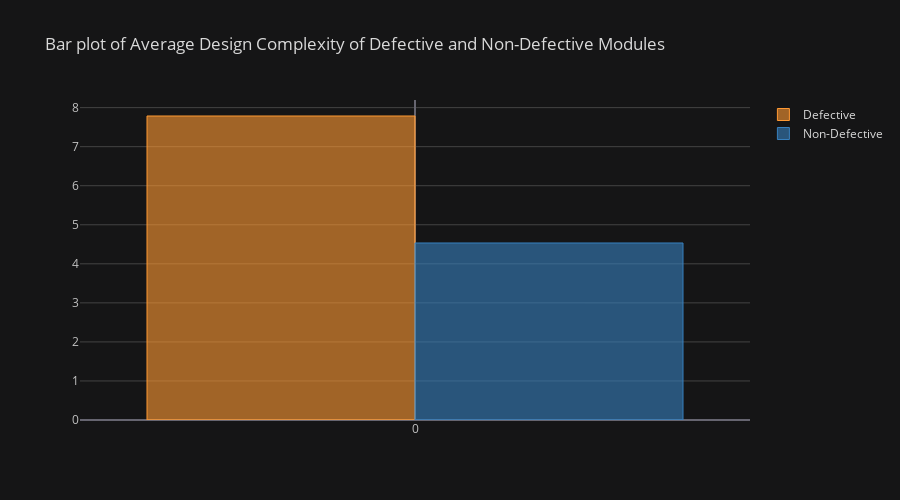

The code cell stored with this chart in its notebook:
### Markdown cell above
### Bar Plot

Bar plot is a way of showing the distribution of the data over a categorical variable. One axis of the plot shows the specific categories being compared, and the other axis represents a measured value. For example, we will take a look at the distribution of the average design complexity score between defective and non-defective modules.

### Code cell
avg_design_complexity_of_defective = defective_group["DESIGN_COMPLEXITY"].mean()
avg_design_complexity_of_non_defective = non_defective_group["DESIGN_COMPLEXITY"].mean()

pd.DataFrame({
    "Defective": [avg_design_complexity_of_defective],
    "Non-Defective": [avg_design_complexity_of_non_defective]
}).iplot(
    kind='bar',
    title='Bar plot of Average Design Complexity of Defective and Non-Defective Modules',
    dimensions=(900, 500),
    theme="solar"
)

### Figure 1 — Plotly figure (JSON) as saved in the notebook; plotly's stock layout.template omitted (floating-point values rounded to 4 significant figures)
{"data": [{"marker": {"color": "rgba(255, 153, 51, 0.6)", "line": {"color": "rgba(255, 153, 51, 1.0)", "width": 1}}, "name": "Defective", "orientation": "v", "text": "", "type": "bar", "x": [0], "y": [7.786]}, {"marker": {"color": "rgba(55, 128, 191, 0.6)", "line": {"color": "rgba(55, 128, 191, 1.0)", "width": 1}}, "name": "Non-Defective", "orientation": "v", "text": "", "type": "bar", "x": [0], "y": [4.533]}], "layout": {"height": 500, "legend": {"bgcolor": "#151516", "font": {"color": "#D9D9D9"}}, "paper_bgcolor": "#151516", "plot_bgcolor": "#151516", "title": {"font": {"color": "#D9D9D9"}, "text": "Bar plot of Average Design Complexity of Defective and Non-Defective Modules"}, "width": 900, "xaxis": {"gridcolor": "#434343", "showgrid": true, "tickfont": {"color": "#C2C2C2"}, "title": {"font": {"color": "#D9D9D9"}, "text": ""}, "zerolinecolor": "#666570"}, "yaxis": {"gridcolor": "#434343", "showgrid": true, "tickfont": {"color": "#C2C2C2"}, "title": {"font": {"color": "#D9D9D9"}, "text": ""}, "zerolinecolor": "#666570"}}}
